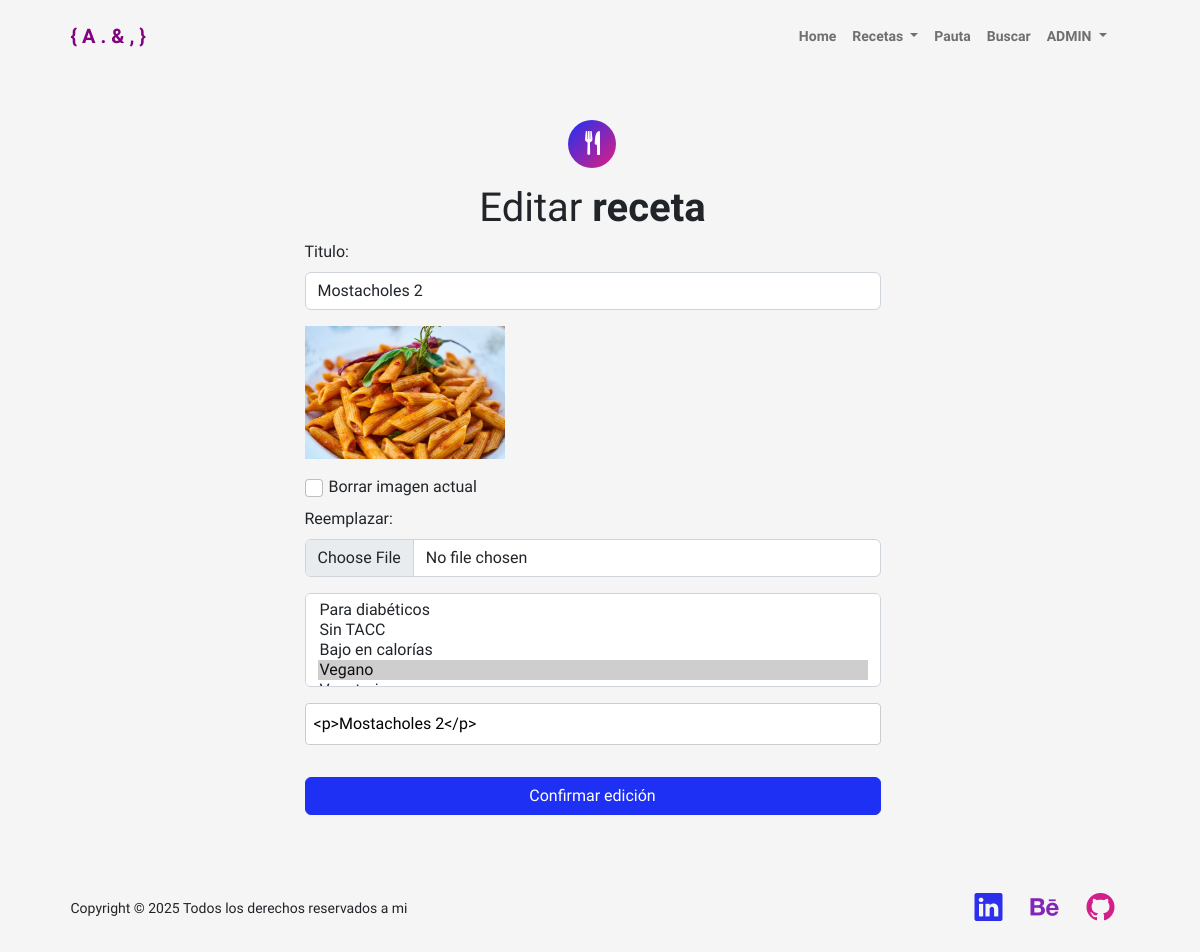
The app's page /receta/editar/31/ (signed in) with its own data.
### portfolio/models.py (models this page shows, shortened)
class Receta(models.Model):
    titulo = models.CharField(max_length=100)
    foto = models.ImageField(upload_to='recetas/', null=True, blank=True)
    categorias = models.ManyToManyField('Categorias', blank=True)
    receta = RichTextField(blank=False)
    fecha = models.DateField(default=timezone.now)  # <-- FECHA
    autor = models.ForeignKey(User, on_delete=models.CASCADE)  # <-- AUTOR

### portfolio/views.py (the view)
# urls.py: path('receta/editar/<int:pk>/', views.editar_receta, name='editar_receta'), # EDITAR RECETA INDIVIDUAL
@login_required
def editar_receta(request, pk):
    receta = get_object_or_404(Receta, pk=pk)
    if request.user != receta.autor and not request.user.is_superuser:
        return redirect('recetas')
    if request.method == 'POST':
        if 'foto-clear' in request.POST and receta.foto:
            receta.foto.delete()
            receta.foto = None
            receta.save()
        form = RecetaForm(request.POST, request.FILES, instance=receta)
        if form.is_valid():
            form.save()
            messages.success(request, '¡La receta se editó exitosamente!')
            return redirect('tabla_edicion_recetas')
        else:
            messages.error(request, 'Hubo un error al guardar la receta.')
            print(form.errors)  # PARA DEPURAR EN CONSOLA ERRORES
    else:
        form = RecetaForm(instance=receta)
    context = {
        'form': form,
        'receta': receta,
        'contenido_receta': receta.receta if receta.receta else ''
    }
    return render(request, 'portfolio/editar_receta.html', context)

### portfolio/forms.py
class RecetaForm(forms.ModelForm):
    receta = forms.CharField(widget=CKEditorWidget())
    class Meta:
        model = Receta
        exclude = ['fecha'] # PARA EXCLUIR LA EDICION DE FECHA AL MOMOENTO DE POSTEAR
        fields = ['titulo', 'foto', 'categorias', 'receta']
        widgets = {
            'titulo': forms.TextInput(attrs={'class': 'form-control', 'placeholder': 'Título'}),
            'foto': forms.ClearableFileInput(attrs={'class': 'form-control'}),
            'categorias': forms.SelectMultiple(attrs={'class': 'form-select'}),
            'receta': CKEditorWidget(),
            'fecha': forms.DateInput(attrs={'type': 'date', 'class': 'form-control'}),
        }

### portfolio/models.py (called while the page is built)
    def __str__(self):
        return self.nombre

### portfolio/templates/portfolio/editar_receta.html (shortened to what this page needs)
{%  extends 'portfolio/padre.html' %}
{% load static %}
{% block contenido %}
<section class="bsb-blog-5 py-3 py-md-5 py-xl-8">
    <div class="container px-3">
        <div class="row justify-content-md-center">
        <div class="col-12 col-md-10 col-lg-8 col-xl-7 col-xxl-6">
            <div class="text-center text-center">
                <div class="feature bg-primary bg-gradient-primary-to-secondary text-white rounded-5 mb-3"><i class="bi bi-fork-knife"></i></div>
                <h2 class="display-6 text-center">Editar <span style="font-weight: 900;">receta</span></h2>
            </div>
        </div>
        </div>
        <div class="row gx-6 justify-content-center">
        <div class="col-12 col-sm-10 col-md-8" style="max-width: 600px;">
            <form method="post" enctype="multipart/form-data">
                <div class="mb-3">
                    <label class="form-label">Titulo:</label>
                    {{ form.titulo }}
                </div>
                <div class="mb-3">
                    {% if receta.foto %}
                        <div class="mb-3">
                            <img src="{{ receta.foto.url }}" alt="Imagen actual" style="max-width: 200px;">
                        </div>
                        <div class="form-check mb-2">
                            <input type="checkbox" name="foto-clear" id="foto-clear"
                                class="form-check-input">
                            <label for="foto-clear" class="form-check-label">
                                Borrar imagen actual
                            </label>
                        </div>
                    {% endif %}
                    <div class="mb-2">
                        <label class="form-label">Reemplazar:</label>
                        <input type="file" name="foto" id="id_foto" class="form-control"
                            accept="image/*">
                    </div>
                </div>
                <div class="mb-3">
                    {{ form.categorias }}
                </div>
                <div class="mb-3">
                    <div class="mb-3">
                        {{ form.receta }}
                    </div>
                </div>
                <div class="d-grid gap-2">
                    <button type="submit" class="btn btn-primary">Confirmar edición</button>
                </div>
            </form>
        </div>
    </div>
    </div>
</section>
{% endblock %}

### records on screen
Receta: titulo "Mostacholes 2", foto (picture), receta "<p>Mostacholes 2</p>"
